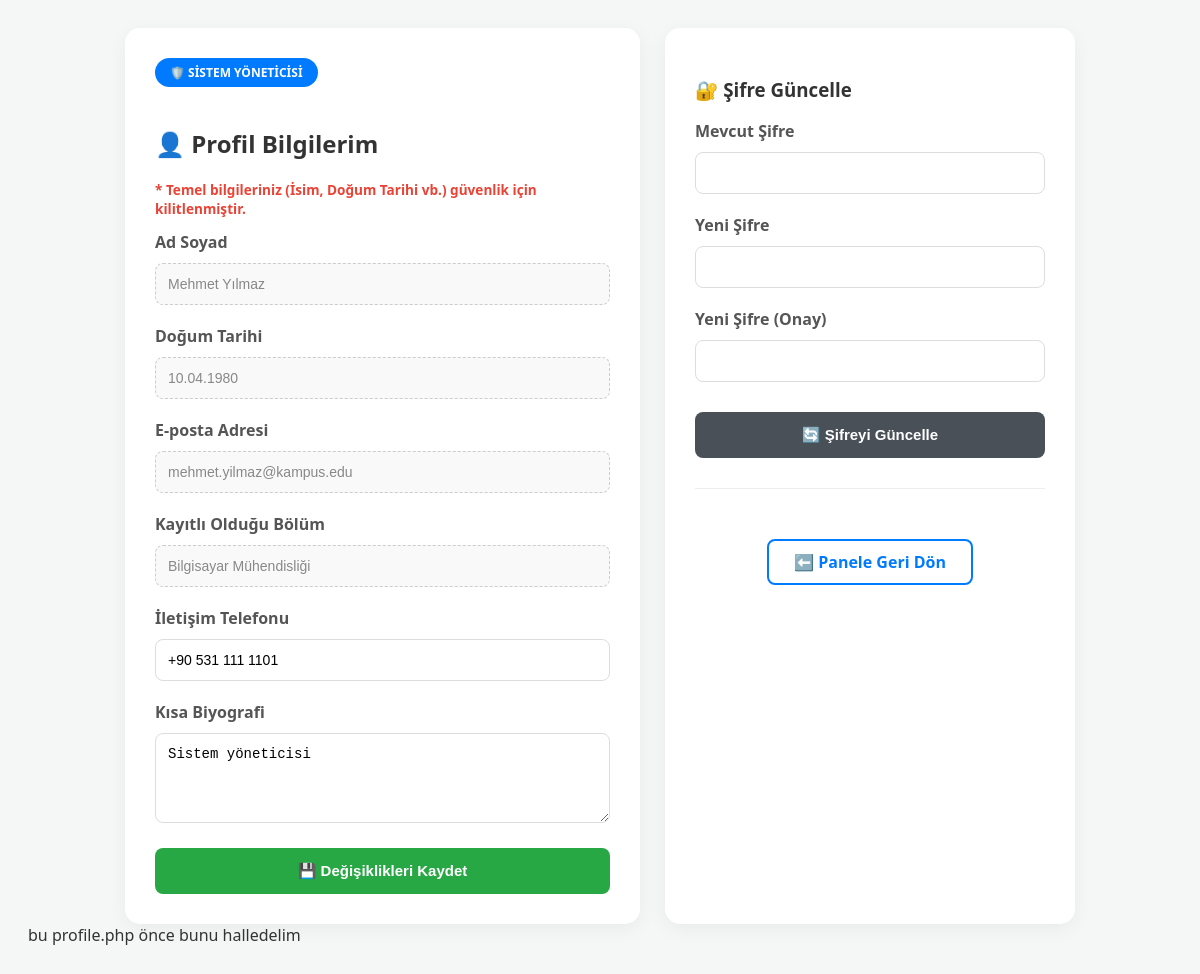
The page /campus_events/profile.php (signed in) on the database its author committed.
### tables this page shows
CREATE TABLE `users` (
  `user_id` int(11) NOT NULL,
  `role_id` int(11) NOT NULL,
  `department_id` int(11) DEFAULT NULL,
  `full_name` varchar(100) NOT NULL,
  `email` varchar(100) NOT NULL,
  `password_hash` varchar(255) NOT NULL,
  `is_active` tinyint(1) NOT NULL DEFAULT 1,
  `created_at` datetime NOT NULL DEFAULT current_timestamp()
);

CREATE TABLE `user_profiles` (
  `user_id` int(11) NOT NULL,
  `student_number` varchar(20) DEFAULT NULL,
  `phone` varchar(20) DEFAULT NULL,
  `birth_date` date DEFAULT NULL,
  `bio` varchar(255) DEFAULT NULL
);

CREATE TABLE `departments` (
  `department_id` int(11) NOT NULL,
  `department_name` varchar(100) NOT NULL,
  `faculty_name` varchar(100) DEFAULT NULL
);

### campus_events/profile.php (the view, shortened to what this page needs)
<?php
require_once "config/db.php";
$userId = $_SESSION['user_id'];
$sql = "SELECT u.*, d.department_name, up.phone, up.bio, up.student_number, up.birth_date
        FROM users u
        LEFT JOIN departments d ON u.department_id = d.department_id
        LEFT JOIN user_profiles up ON u.user_id = up.user_id
        WHERE u.user_id = ?";
$stmt = $pdo->prepare($sql);
$stmt->execute([$userId]);
$user = $stmt->fetch(PDO::FETCH_ASSOC);
?>
<!DOCTYPE html>
<html lang="tr">
<head>
</head>
<body>
<div class="container">
    <div class="card">
        <span class="role-badge">
            <?php
                if($user['role_id'] == 1) echo "🛡️ SİSTEM YÖNETİCİSİ";
                elseif($user['role_id'] == 2) echo "🗓️ ORGANİZATÖR";
                else echo "🎓 ÖĞRENCİ";
            ?>
        </span>
        <h2>👤 Profil Bilgilerim</h2>
        <p style="color: #ea4335; font-size: 0.85em; font-weight: bold;">* Temel bilgileriniz (İsim, Doğum Tarihi vb.) güvenlik için kilitlenmiştir.</p>
        <form method="POST">
            <div class="form-group">
                <label>Ad Soyad</label>
                <input type="text" value="<?= htmlspecialchars($user['full_name']) ?>" readonly>
            </div>
            <div class="form-group">
                <label>Doğum Tarihi</label>
                <input type="text" value="<?= $user['birth_date'] ? date("d.m.Y", strtotime($user['birth_date'])) : 'Belirtilmedi' ?>" readonly>
            </div>
            <div class="form-group">
                <label>E-posta Adresi</label>
                <input type="text" value="<?= htmlspecialchars($user['email']) ?>" readonly>
            </div>
            <div class="form-group">
                <label>Kayıtlı Olduğu Bölüm</label>
                <input type="text" value="<?= htmlspecialchars($user['department_name'] ?? 'Genel') ?>" readonly>
            </div>
            <div class="form-group">
                <label>İletişim Telefonu</label>
                <input type="text" name="phone" value="<?= htmlspecialchars($user['phone'] ?? '') ?>" placeholder="Örn: 0555 555 55 55">
            </div>
            <div class="form-group">
                <label>Kısa Biyografi</label>
                <textarea name="bio" rows="4" placeholder="Kendinizden kısaca bahsedin..."><?= htmlspecialchars($user['bio'] ?? '') ?></textarea>
            </div>
            <button type="submit" name="update_profile" class="btn btn-update">💾 Değişiklikleri Kaydet</button>
        </form>
    </div>
    <div class="card" style="max-width: 320px; flex: 0.5;">
        <h3>🔐 Şifre Güncelle</h3>
        <form method="POST">
            <div class="form-group">
                <label>Mevcut Şifre</label>
                <input type="password" name="current_password" required>
            </div>
            <div class="form-group">
                <label>Yeni Şifre</label>
                <input type="password" name="new_password" required minlength="6">
            </div>
            <div class="form-group">
                <label>Yeni Şifre (Onay)</label>
                <input type="password" name="confirm_password" required>
            </div>
            <button type="submit" name="change_password" class="btn btn-pass">🔄 Şifreyi Güncelle</button>
        </form>
        <hr style="margin: 30px 0; border: 0; border-top: 1px solid #eee;">
        <div style="text-align: center;">
            <?php
                $back = "index.php";
                if($_SESSION['user_role'] == 1) $back = "admin/dashboard.php";
                elseif($_SESSION['user_role'] == 2) $back = "organizer/dashboard.php";
                elseif($_SESSION['user_role'] == 3) $back = "student/dashboard.php";
            ?>
            <a href="<?= $back ?>" class="btn-back">⬅️ Panele Geri Dön</a>
        </div>
    </div>
</div>
</body>
</html> bu profile.php önce bunu halledelim

### campus_events/profile.php (style rules this page uses)
body { font-family: 'Segoe UI', Tahoma, sans-serif; background: #f4f7f6; padding: 20px; color: #333; }
.container { max-width: 950px; margin: auto; display: flex; gap: 25px; flex-wrap: wrap; }
.card { background: white; padding: 30px; border-radius: 15px; box-shadow: 0 5px 20px rgba(0,0,0,0.05); flex: 1; min-width: 350px; }
.role-badge { display: inline-block; padding: 6px 15px; background: #007bff; color: white; border-radius: 25px; font-size: 12px; font-weight: bold; margin-bottom: 20px; }
.form-group { margin-bottom: 20px; }
label { font-weight: bold; display: block; margin-bottom: 10px; color: #555; }
input, textarea { width: 100%; padding: 12px; border: 1px solid #ddd; border-radius: 8px; box-sizing: border-box; font-size: 14px; }
input[readonly] { background: #f9f9f9; color: #888; cursor: not-allowed; border: 1px dashed #ccc; }
.btn { padding: 14px; border: none; border-radius: 8px; cursor: pointer; font-weight: bold; width: 100%; font-size: 15px; transition: 0.3s; }
.btn-update { background: #28a745; color: white; }
.btn-pass { background: #495057; color: white; margin-top: 10px; }
.btn-back { background: #ffffff; color: #007bff; border: 2px solid #007bff; text-decoration: none; display: inline-block; padding: 10px 25px; border-radius: 8px; font-weight: bold; margin-top: 20px; }

### rows shown on the page
users: full_name "Mehmet Yılmaz", birth_date "10.04.1980", email "mehmet.yilmaz@kampus.edu", department.department_name "Bilgisayar Mühendisliği", phone "+90 531 111 1101", bio "Sistem yöneticisi"
